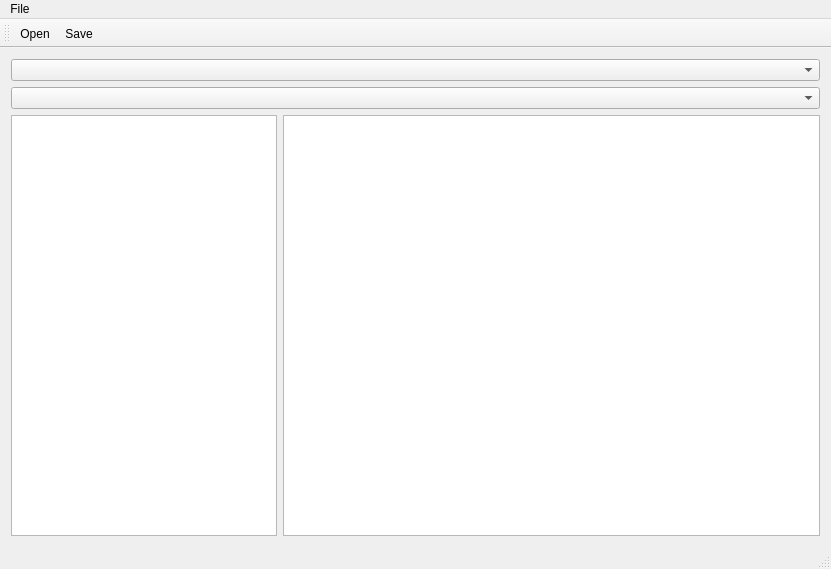
<?xml version="1.0" encoding="UTF-8"?>
<ui version="4.0">
 <class>MainWindow</class>
 <widget class="QMainWindow" name="MainWindow">
  <property name="geometry">
   <rect>
    <x>0</x>
    <y>0</y>
    <width>831</width>
    <height>569</height>
   </rect>
  </property>
  <property name="windowTitle">
   <string>Lightroom Template Editor</string>
  </property>
  <property name="windowIcon">
   <iconset resource="resources.qrc">
    <normaloff>:/appIcon</normaloff>:/appIcon</iconset>
  </property>
  <widget class="QWidget" name="centralWidget">
   <layout class="QGridLayout" name="gridLayout">
    <item row="3" column="1" colspan="2">
     <widget class="QTextEdit" name="textEdit"/>
    </item>
    <item row="3" column="0">
     <widget class="QListWidget" name="pagesPreview">
      <property name="sizePolicy">
       <sizepolicy hsizetype="Preferred" vsizetype="Expanding">
        <horstretch>0</horstretch>
        <verstretch>0</verstretch>
       </sizepolicy>
      </property>
     </widget>
    </item>
    <item row="2" column="0" colspan="3">
     <widget class="QComboBox" name="templatesCB"/>
    </item>
    <item row="1" column="0" colspan="3">
     <widget class="QComboBox" name="templateSizesCB"/>
    </item>
   </layout>
  </widget>
  <widget class="QMenuBar" name="menuBar">
   <property name="geometry">
    <rect>
     <x>0</x>
     <y>0</y>
     <width>831</width>
     <height>20</height>
    </rect>
   </property>
   <widget class="QMenu" name="menuFile">
    <property name="title">
     <string>File</string>
    </property>
    <addaction name="actionOpen"/>
    <addaction name="actionSave"/>
   </widget>
   <addaction name="menuFile"/>
  </widget>
  <widget class="QToolBar" name="mainToolBar">
   <attribute name="toolBarArea">
    <enum>TopToolBarArea</enum>
   </attribute>
   <attribute name="toolBarBreak">
    <bool>false</bool>
   </attribute>
   <addaction name="actionOpen"/>
   <addaction name="actionSave"/>
  </widget>
  <widget class="QStatusBar" name="statusBar"/>
  <action name="actionOpen">
   <property name="text">
    <string>Open...</string>
   </property>
  </action>
  <action name="actionSave">
   <property name="text">
    <string>Save...</string>
   </property>
  </action>
 </widget>
 <layoutdefault spacing="6" margin="11"/>
 <resources>
  <include location="resources.qrc"/>
 </resources>
 <connections/>
</ui>
